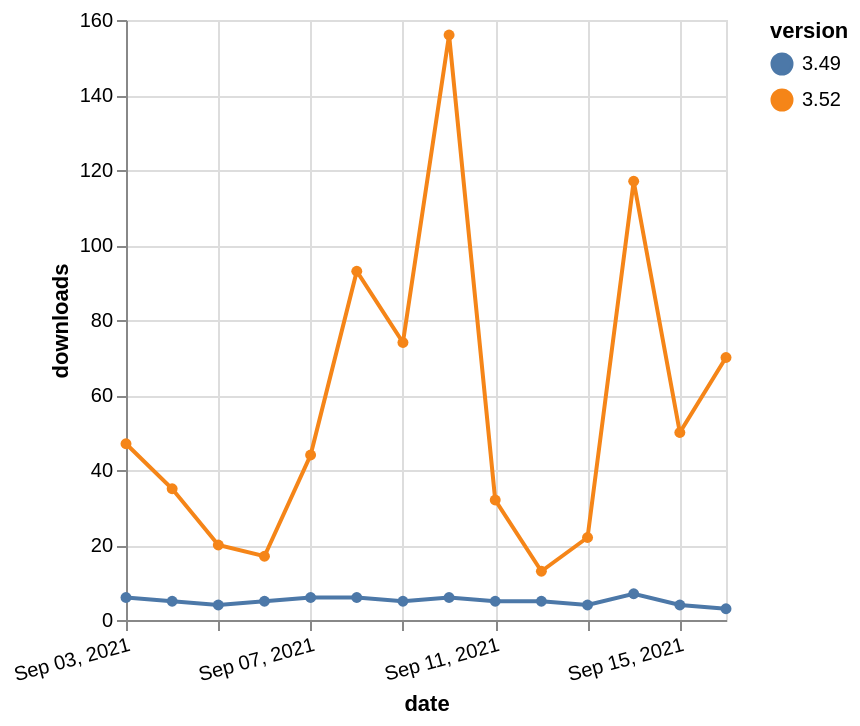

The Vega-Lite source for this figure:
### Vega-Lite specification from a JSON file in a GitHub repository (floating-point values rounded to 4 significant figures)
{"$schema": "https://vega.github.io/schema/vega-lite/v5.json", "description": "A simple bar chart with embedded data.", "data": {"values": [{"date": "2021-09-03", "total": 66149, "delta": 47, "version": "3.52"}, {"date": "2021-09-04", "total": 66184, "delta": 35, "version": "3.52"}, {"date": "2021-09-05", "total": 66204, "delta": 20, "version": "3.52"}, {"date": "2021-09-06", "total": 66221, "delta": 17, "version": "3.52"}, {"date": "2021-09-07", "total": 66265, "delta": 44, "version": "3.52"}, {"date": "2021-09-08", "total": 66358, "delta": 93, "version": "3.52"}, {"date": "2021-09-09", "total": 66432, "delta": 74, "version": "3.52"}, {"date": "2021-09-10", "total": 66588, "delta": 156, "version": "3.52"}, {"date": "2021-09-11", "total": 66620, "delta": 32, "version": "3.52"}, {"date": "2021-09-12", "total": 66633, "delta": 13, "version": "3.52"}, {"date": "2021-09-13", "total": 66655, "delta": 22, "version": "3.52"}, {"date": "2021-09-14", "total": 66772, "delta": 117, "version": "3.52"}, {"date": "2021-09-15", "total": 66822, "delta": 50, "version": "3.52"}, {"date": "2021-09-16", "total": 66892, "delta": 70, "version": "3.52"}, {"date": "2021-09-03", "total": 18223, "delta": 6, "version": "3.49"}, {"date": "2021-09-04", "total": 18228, "delta": 5, "version": "3.49"}, {"date": "2021-09-05", "total": 18232, "delta": 4, "version": "3.49"}, {"date": "2021-09-06", "total": 18237, "delta": 5, "version": "3.49"}, {"date": "2021-09-07", "total": 18243, "delta": 6, "version": "3.49"}, {"date": "2021-09-08", "total": 18249, "delta": 6, "version": "3.49"}, {"date": "2021-09-09", "total": 18254, "delta": 5, "version": "3.49"}, {"date": "2021-09-10", "total": 18260, "delta": 6, "version": "3.49"}, {"date": "2021-09-11", "total": 18265, "delta": 5, "version": "3.49"}, {"date": "2021-09-12", "total": 18270, "delta": 5, "version": "3.49"}, {"date": "2021-09-13", "total": 18274, "delta": 4, "version": "3.49"}, {"date": "2021-09-14", "total": 18281, "delta": 7, "version": "3.49"}, {"date": "2021-09-15", "total": 18285, "delta": 4, "version": "3.49"}, {"date": "2021-09-16", "total": 18288, "delta": 3, "version": "3.49"}]}, "width": "container", "mark": {"type": "line", "point": {"filled": true}}, "encoding": {"x": {"field": "date", "type": "temporal", "timeUnit": "yearmonthdate", "title": "date", "axis": {"labelAngle": -15}}, "y": {"field": "delta", "type": "quantitative", "title": "downloads"}, "color": {"field": "version", "type": "nominal"}, "tooltip": {"field": "delta"}}}
